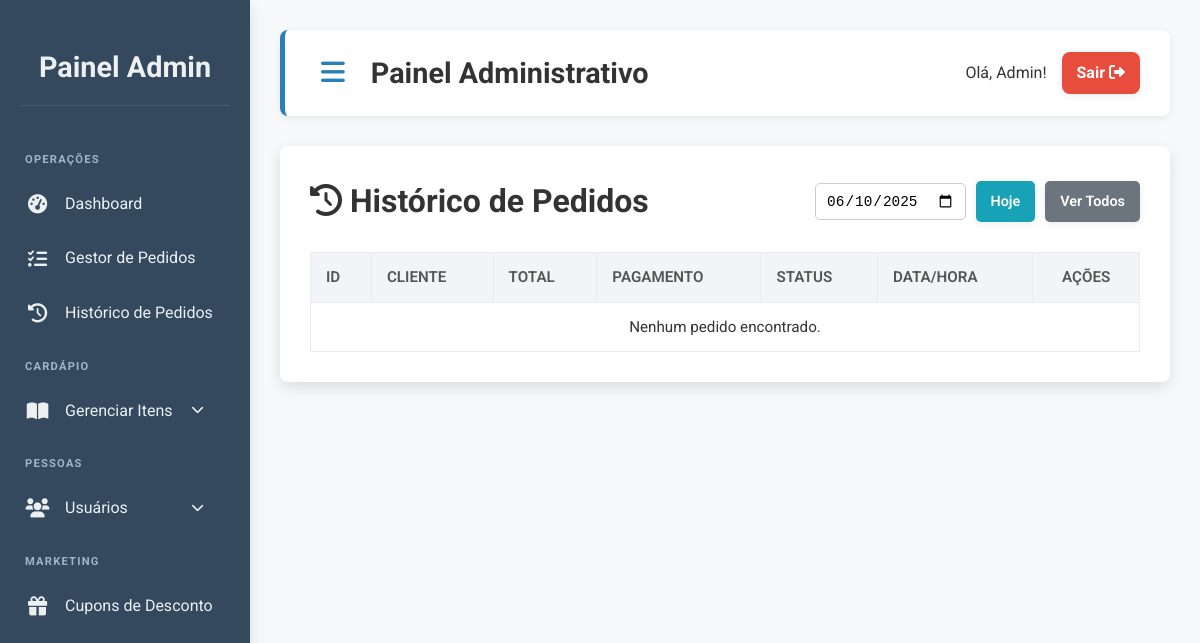
/admin/pedidos/pedidos.php (signed in), run on an earlier commit of the app's database.
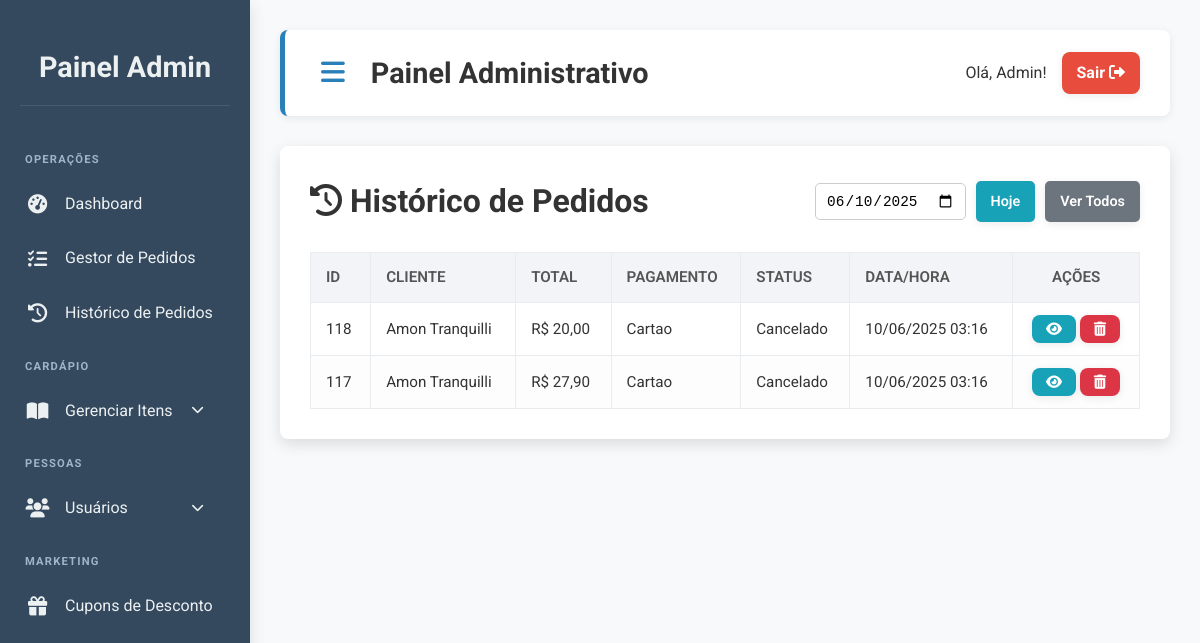
And on a later commit of the database.
### tables this page shows
CREATE TABLE `pedidos` (
  `id` int(11) NOT NULL,
  `id_cliente` int(11) DEFAULT NULL,
  `nome_cliente` varchar(255) NOT NULL,
  `telefone_cliente` varchar(20) NOT NULL,
  `endereco_entrega` varchar(255) NOT NULL,
  `numero_entrega` varchar(50) DEFAULT NULL,
  `bairro_entrega` varchar(100) NOT NULL,
  `complemento_entrega` text DEFAULT NULL,
  `referencia_entrega` varchar(255) DEFAULT NULL,
  `data_pedido` datetime DEFAULT current_timestamp(),
  `total_pedido` decimal(10,2) NOT NULL,
  `forma_pagamento` varchar(50) NOT NULL,
  `troco_para` decimal(10,2) DEFAULT NULL,
  `troco` decimal(10,2) DEFAULT NULL,
  `observacoes_pedido` text DEFAULT NULL,
  `status` enum('pendente','preparando','em_entrega','finalizado','cancelado') NOT NULL DEFAULT 'pendente',
  `id_entregador` int(11) DEFAULT NULL,
  `arquivado` tinyint(1) NOT NULL DEFAULT 0
);

### admin/pedidos/pedidos.php (the view, shortened to what this page needs)
<?php
require_once '../../includes/conexao.php';
$data_hoje = date('Y-m-d');
$data_filtro = isset($_GET['data_filtro']) ? $_GET['data_filtro'] : $data_hoje;
$sql_where = "";
$params = [];
$types = "";
if (!empty($data_filtro)) {
    if (preg_match("/^[0-9]{4}-(0[1-9]|1[0-2])-(0[1-9]|[1-2][0-9]|3[0-1])$/", $data_filtro)) {
        $sql_where = " WHERE DATE(data_pedido) = ?";
        $params[] = $data_filtro;
        $types .= "s";
    } else {
        $data_filtro = '';
    }
}
$page_title = 'Histórico de Pedidos';
?>
<div class="header-controls">
    <h1><i class="fas fa-history"></i> <?= htmlspecialchars($page_title) ?></h1>
    <form action="pedidos.php" method="GET" class="filter-form">
        <div class="date-filter-group">
            <input type="date" id="data_filtro" name="data_filtro" value="<?= htmlspecialchars($data_filtro); ?>" onchange="this.form.submit()">
            <a href="pedidos.php?data_filtro=<?= $data_hoje; ?>" class="btn btn-info">Hoje</a>
            <a href="pedidos.php" class="btn btn-secondary">Ver Todos</a>
        </div>
    </form>
</div>
<div class="table-container">
    <table class="data-table">
        <thead>
            <tr>
                <th>ID</th> <th>Cliente</th> <th>Total</th> <th>Pagamento</th> <th>Status</th> <th>Data/Hora</th> <th class="text-center">Ações</th>
            </tr>
        </thead>
        <tbody>
            <?php
            $sql = "SELECT id, nome_cliente, total_pedido, forma_pagamento, status, data_pedido FROM pedidos" . $sql_where . " ORDER BY data_pedido DESC";
            $stmt = $conn->prepare($sql);
            if (!empty($params)) {
                $stmt->bind_param($types, ...$params);
            }
            $stmt->execute();
            $result = $stmt->get_result();
            if ($result && $result->num_rows > 0) {
                while ($pedido = $result->fetch_assoc()) { ?>
                    <tr>
                        <td><?= htmlspecialchars($pedido['id']); ?></td>
                        <td><?= htmlspecialchars($pedido['nome_cliente']); ?></td>
                        <td>R$ <?= number_format($pedido['total_pedido'], 2, ',', '.'); ?></td>
                        <td><?= htmlspecialchars(ucfirst($pedido['forma_pagamento'])); ?></td>
                        <td><span class="status-badge status-<?= htmlspecialchars(strtolower($pedido['status'])); ?>"><?= htmlspecialchars(ucfirst($pedido['status'])); ?></span></td>
                        <td><?= date('d/m/Y H:i', strtotime($pedido['data_pedido'])); ?></td>
                        <td class="text-center">
                            <a href="detalhes_pedido.php?id=<?= $pedido['id']; ?>" class="btn btn-info btn-sm" title="Ver Detalhes"><i class="fas fa-eye"></i></a>
                            <button type="button" class="btn btn-danger btn-sm btn-delete" data-pedido-id="<?= $pedido['id']; ?>" title="Apagar Pedido">
                                <i class="fas fa-trash-alt"></i>
                            </button>
                        </td>
                    </tr>
                <?php }
            } else {
                echo '<tr><td colspan="7" class="text-center">Nenhum pedido encontrado.</td></tr>';
            }
            ?>
        </tbody>
    </table>
</div>
<?php
include '../template_admin.php';
?>

What changed in the data, as far as the page shows it:
added pedidos: id "118", nome_cliente "Amon Tranquilli", total_pedido "20,00", forma_pagamento "Cartao", status "Cancelado", data_pedido "10/06/2025 03:16"
added pedidos: id "117", nome_cliente "Amon Tranquilli", total_pedido "27,90", forma_pagamento "Cartao", status "Cancelado", data_pedido "10/06/2025 03:16"
Also different on the page:
text no longer shown: "Nenhum pedido encontrado."
